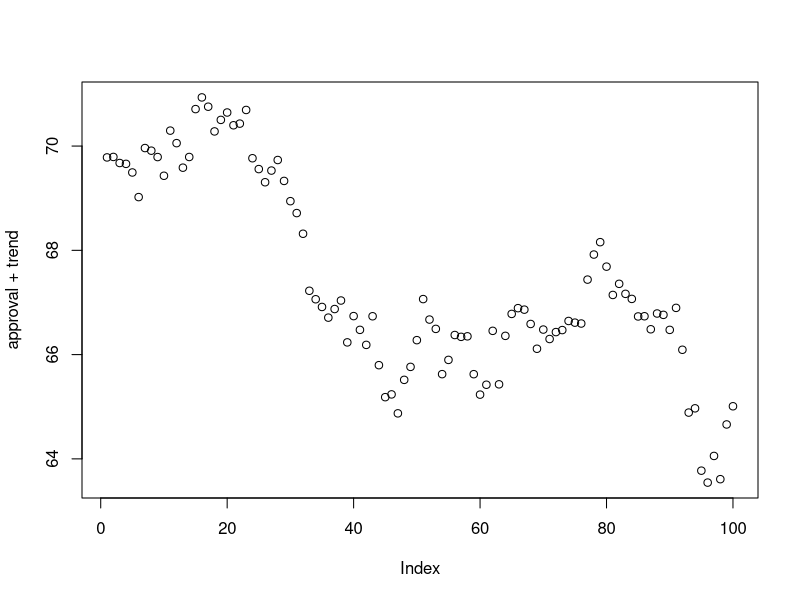
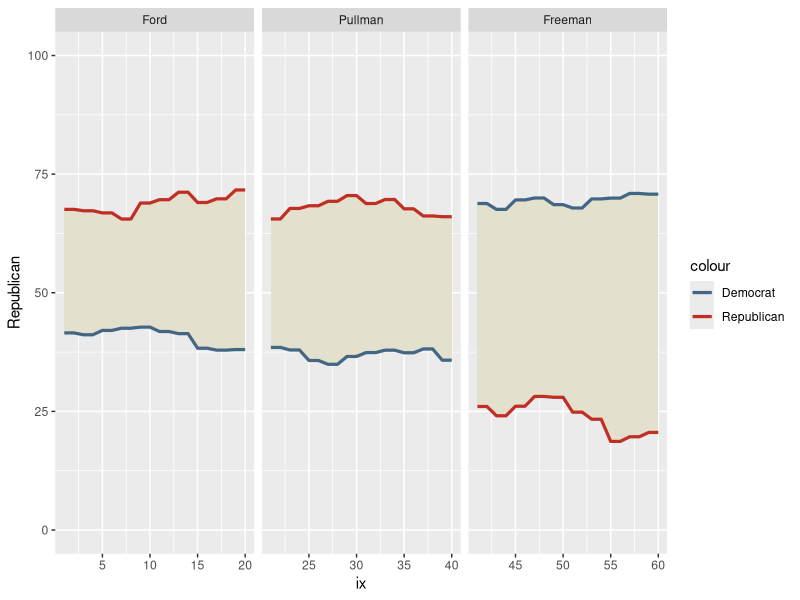
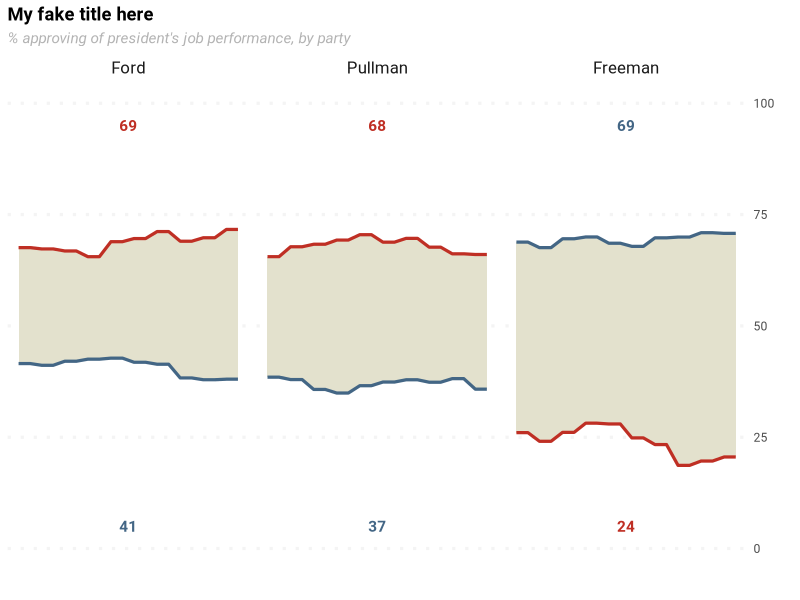

Here is the R script that generated these plots, in order:
## ---- chunk 1
library(ggplot2)
library(dplyr)
library(magrittr)
library(tidyr)
## ---- chunk 2
mean = 0; sd = .5; n = 100
trend = Reduce(sum, rnorm(n, mean, sd), accumulate = TRUE)

approval = 70
plot(approval + trend)
## ---- chunk 3
parties = c("Republican", "Democrat")
presidents = c("Ford", "Pullman", "Freeman")
combinations = expand.grid(parties, presidents)
names(combinations) = c("party", "president")
combinations$approval = rep(runif(3, 60, 90), each = 2)
combinations
## ---- chunk 4
random_and_inverse = function() {
  x = rbinom(1, 1, .5)
  return(c(x, 1-x))
}

combinations$incumbent = unlist(replicate(3, 
                                          random_and_inverse(),
                                          simplify = FALSE))

combinations = combinations %>%
  mutate(approval = ifelse(incumbent == 1,
                           approval,
                           100 - approval))

combinations
## ---- chunk 5
df = combinations %>%
  slice(rep(1:n(), each = 20))

mean = 0; sd = 2; n = 20
trends = replicate(3, Reduce(sum, rnorm(n, mean, sd), accumulate = TRUE))
df$trend = df$approval - rep(trends, each=2)
## ---- chunk 6
unique.measurements = 3 * n
sequences = split(1:unique.measurements, cut(seq_along(1:unique.measurements), 3))
df$ix = unlist(rep(sequences, each = 2))
head(df)
## ---- chunk 7
to.plot = df %>%
  select(-incumbent, -approval) %>%
  gather(variable, value, -president, -party, -ix) %>%
  spread(party, value) %>%
  mutate(max.trend = pmax(Republican, Democrat),
         min.trend = pmin(Republican, Democrat),
         max.republican = Republican > Democrat)
## ---- chunk 8
ggplot(to.plot,
       aes(x = ix)) +
  geom_ribbon(aes(ymax = max.trend,
                  ymin = min.trend),
              fill = "#e3e1cd") +
  geom_line(aes(y = Republican,
                color = "Republican"), size = 1.1) +
  geom_line(aes(y = Democrat,
                color = "Democrat"), size = 1.1) +
  scale_y_continuous(limits = c(0, 100)) + 
  scale_color_manual(values = c("Republican" = "#bf2f24",
                                "Democrat" = "#436685")) +
  facet_wrap(~president, scales = "free_x")
## ---- chunk 9
partisanship_plot = function(df) {
  means = df %>%
      group_by(president) %>%
      summarise(Democrat = mean(Democrat),
               Republican = mean(Republican),
               ix = mean(ix)) %>%
      mutate(greater = Democrat > Republican) %>%
      gather(party, value, -ix, -president, -greater)
    

  ggplot(data = df,
       aes(x = ix)) +
  geom_ribbon(aes(ymax = max.trend,
                  ymin = min.trend),
              fill = "#e3e1cd") +
  geom_line(aes(y = Republican,
                color = "Republican"), size = 1.1) +
  geom_line(aes(y = Democrat,
                color = "Democrat"), size = 1.1) +
  geom_text(data = means,
            aes(label = round(value),
                color = party,
                y = ifelse(greater, 
                           ifelse(party == "Democrat", 95, 5),
                           ifelse(party == "Republican", 95, 5))),
            family = "Roboto", fontface = "bold") +
  scale_y_continuous(limits = c(0, 100),
                     position = "right") + 
  scale_color_manual(values = c("Republican" = "#bf2f24",
                                "Democrat" = "#436685")) +
  facet_wrap(~president, scales = "free_x") + 
  labs(x = "",
       y = "",
       title = "My fake title here",
       subtitle = "% approving of president's job performance, by party") +
  guides(color = FALSE) +
  theme_bw(base_family = "Roboto") +
  theme(panel.border = element_blank(),
        plot.title = element_text(face = "bold"),
        plot.subtitle = element_text(face = "italic",
                                     color = "grey70"),
        axis.ticks = element_blank(),
        axis.text.x = element_blank(),
        strip.text = element_text(size = rel(1.1)),
        strip.background = element_blank(),
        panel.grid = element_blank(),
        panel.grid.major.y = element_line(color = "#f4f4f4",
                                          linetype = "dotted",
                                          size = 1.1))
}

partisanship_plot(to.plot)
